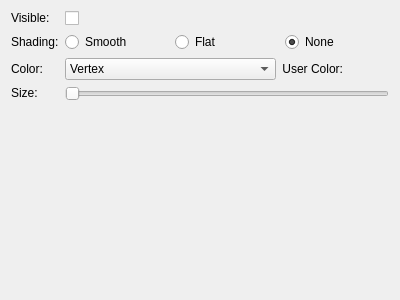
<?xml version="1.0" encoding="UTF-8"?>
<ui version="4.0">
 <class>vcl::qt::EdgesFrame</class>
 <widget class="QFrame" name="vcl::qt::EdgesFrame">
  <property name="geometry">
   <rect>
    <x>0</x>
    <y>0</y>
    <width>400</width>
    <height>300</height>
   </rect>
  </property>
  <property name="windowTitle">
   <string>Frame</string>
  </property>
  <layout class="QGridLayout" name="gridLayout">
   <item row="3" column="0">
    <widget class="QLabel" name="label_4">
     <property name="sizePolicy">
      <sizepolicy hsizetype="Fixed" vsizetype="Fixed">
       <horstretch>0</horstretch>
       <verstretch>0</verstretch>
      </sizepolicy>
     </property>
     <property name="text">
      <string>Color:</string>
     </property>
    </widget>
   </item>
   <item row="4" column="0">
    <widget class="QLabel" name="label_5">
     <property name="sizePolicy">
      <sizepolicy hsizetype="Fixed" vsizetype="Fixed">
       <horstretch>0</horstretch>
       <verstretch>0</verstretch>
      </sizepolicy>
     </property>
     <property name="text">
      <string>Size:</string>
     </property>
    </widget>
   </item>
   <item row="0" column="1" colspan="2">
    <widget class="QCheckBox" name="visibilityCheckBox">
     <property name="text">
      <string/>
     </property>
    </widget>
   </item>
   <item row="0" column="0">
    <widget class="QLabel" name="label">
     <property name="sizePolicy">
      <sizepolicy hsizetype="Fixed" vsizetype="Fixed">
       <horstretch>0</horstretch>
       <verstretch>0</verstretch>
      </sizepolicy>
     </property>
     <property name="text">
      <string>Visible:</string>
     </property>
    </widget>
   </item>
   <item row="5" column="0">
    <spacer name="verticalSpacer">
     <property name="orientation">
      <enum>Qt::Vertical</enum>
     </property>
     <property name="sizeHint" stdset="0">
      <size>
       <width>20</width>
       <height>40</height>
      </size>
     </property>
    </spacer>
   </item>
   <item row="2" column="0">
    <widget class="QLabel" name="label_3">
     <property name="sizePolicy">
      <sizepolicy hsizetype="Fixed" vsizetype="Fixed">
       <horstretch>0</horstretch>
       <verstretch>0</verstretch>
      </sizepolicy>
     </property>
     <property name="text">
      <string>Shading:</string>
     </property>
    </widget>
   </item>
   <item row="2" column="1">
    <widget class="QRadioButton" name="shadingSmoothRadioButton">
     <property name="text">
      <string>Smooth</string>
     </property>
     <attribute name="buttonGroup">
      <string notr="true">shadingButtonGroup</string>
     </attribute>
    </widget>
   </item>
   <item row="2" column="2">
    <widget class="QRadioButton" name="shadingFlatRadioButton">
     <property name="text">
      <string>Flat</string>
     </property>
     <attribute name="buttonGroup">
      <string notr="true">shadingButtonGroup</string>
     </attribute>
    </widget>
   </item>
   <item row="3" column="1" colspan="3">
    <layout class="QHBoxLayout" name="horizontalLayout">
     <item>
      <widget class="QComboBox" name="colorComboBox">
       <property name="sizePolicy">
        <sizepolicy hsizetype="MinimumExpanding" vsizetype="Fixed">
         <horstretch>0</horstretch>
         <verstretch>0</verstretch>
        </sizepolicy>
       </property>
       <item>
        <property name="text">
         <string>Vertex</string>
        </property>
       </item>
       <item>
        <property name="text">
         <string>Edges</string>
        </property>
       </item>
       <item>
        <property name="text">
         <string>Mesh</string>
        </property>
       </item>
       <item>
        <property name="text">
         <string>User</string>
        </property>
       </item>
      </widget>
     </item>
     <item>
      <widget class="QFrame" name="userColorFrame">
       <property name="frameShape">
        <enum>QFrame::NoFrame</enum>
       </property>
       <property name="frameShadow">
        <enum>QFrame::Plain</enum>
       </property>
       <layout class="QHBoxLayout" name="horizontalLayout_2">
        <property name="leftMargin">
         <number>0</number>
        </property>
        <property name="topMargin">
         <number>0</number>
        </property>
        <property name="rightMargin">
         <number>0</number>
        </property>
        <property name="bottomMargin">
         <number>0</number>
        </property>
        <item>
         <widget class="QLabel" name="label_6">
          <property name="layoutDirection">
           <enum>Qt::LeftToRight</enum>
          </property>
          <property name="text">
           <string>User Color:</string>
          </property>
          <property name="alignment">
           <set>Qt::AlignRight|Qt::AlignTrailing|Qt::AlignVCenter</set>
          </property>
         </widget>
        </item>
        <item>
         <widget class="QPushButton" name="colorDialogPushButton">
          <property name="autoFillBackground">
           <bool>true</bool>
          </property>
          <property name="text">
           <string/>
          </property>
          <property name="flat">
           <bool>true</bool>
          </property>
         </widget>
        </item>
       </layout>
      </widget>
     </item>
    </layout>
   </item>
   <item row="2" column="3">
    <widget class="QRadioButton" name="shadingNoneRadioButton">
     <property name="text">
      <string>None</string>
     </property>
     <property name="checked">
      <bool>true</bool>
     </property>
     <attribute name="buttonGroup">
      <string notr="true">shadingButtonGroup</string>
     </attribute>
    </widget>
   </item>
   <item row="4" column="1" colspan="3">
    <widget class="QSlider" name="sizeSlider">
     <property name="minimum">
      <number>1</number>
     </property>
     <property name="maximum">
      <number>10</number>
     </property>
     <property name="orientation">
      <enum>Qt::Horizontal</enum>
     </property>
    </widget>
   </item>
  </layout>
 </widget>
 <resources/>
 <connections/>
 <slots>
  <slot>onVisbililityChanged()</slot>
 </slots>
 <buttongroups>
  <buttongroup name="shadingButtonGroup"/>
 </buttongroups>
</ui>
